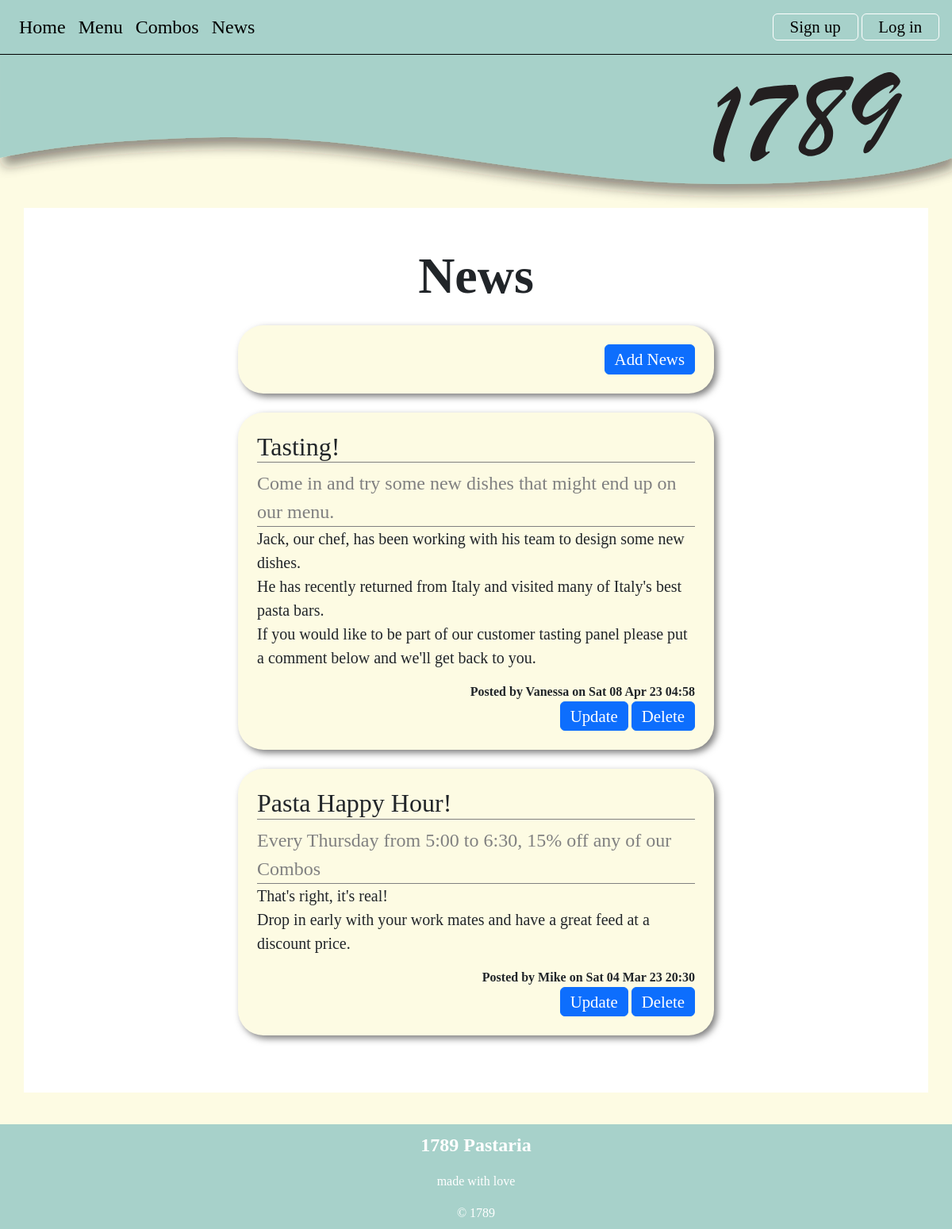
The app's page /news, older data.
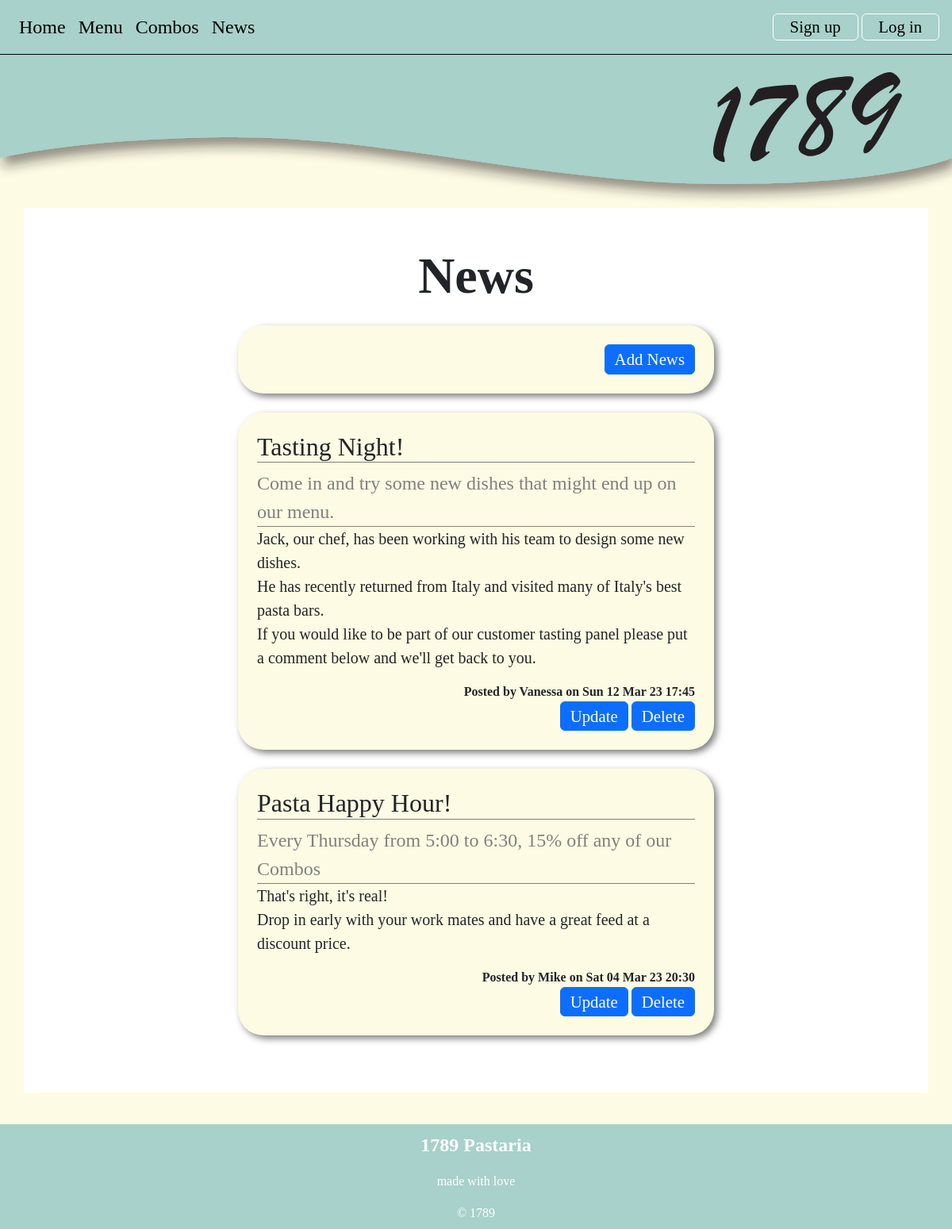
The same page, newer data.
### tables this page shows
CREATE TABLE news(
    news_id integer primary key autoincrement not null,
    title text not null unique,
    subtitle text not null unique,
    content text not null unique,
    newsdate date not null,
    member_id date not null,
    foreign key(member_id) references member(member_id)
);

CREATE TABLE member(
    member_id integer primary key autoincrement not null,
    name text not null unique,
    email text not null unique,
    password text not null,
    authorisation integer not null
);

### server.py (the view)
@app.route('/news')
def news():
    sql = """select news.news_id, news.title, news.subtitle, news.content, news.newsdate, member.name
      from news
      join member on news.member_id= member.member_id
      order by news.newsdate desc;
      """
    result = run_search_query_tuples(sql, (), db_path, True)
    print(result)
    return render_template("news.html", news=result)

### db_functions.py (called while the page is built)
def run_search_query_tuples(sql_query,values_tuple, file_path, rowfactory=False):
    result = None
    try:
        db = sqlite3.connect(file_path)
        if rowfactory:
            db.row_factory = sqlite3.Row
        cursor = db.cursor()
        cursor.execute(sql_query,values_tuple)
        result = cursor.fetchall()
        cursor.close()
    except sqlite3.Error as error:
        print("Error running search query tuples: {}".format(error))
        return None
    db.close()
    if result is None:
        print("No search values were found")
    return result

### server.py (called while the page is built)
@app.template_filter()
def news_date(sqlite_dt):
    x = datetime.strptime(sqlite_dt, '%Y-%m-%d %H:%M:%S')
    return x.strftime("%a %d %b %y %H:%M")

### templates/news.html (shortened to what this page needs)
{% extends "layout.html" %}
{% block banner %}
static/images/small_banner.svg
{% endblock %}
{% block content %}
<div class="container-lg py-sm-5 py-1">
     <h1> News</h1>
    <div class="news p-4 my-4 text-end">
        <a class="btn btn-primary" href="{{ url_for('news_cud', id=0, task='add') }}">Add News</a>
    </div>
    {% for row in news %}
    <div class="news p-4 my-4">
    <h2>{{row['title']}}</h2>
        <div class="subtitle"> {{ row['subtitle'] }} </div>
        <p class="news-text"> {{ row['content'] | replace("\n", "<br>") | safe }} </p>
        <div class="news-meta"> Posted by {{ row['name'] }} on {{row['newsdate'] | news_date }}</div>
        <div class="news-meta">
            <a class="btn btn-primary" href="{{ url_for('news_cud', id=row['news_id'], task='update') }}">Update</a>
            <a class="btn btn-primary" href="{{ url_for('news_cud', id=row['news_id'], task='delete') }}">Delete</a>
        </div>
    </div>
    {% endfor %}
</div>
{% endblock %}

### templates/layout.html (shortened to what this page needs)
<!DOCTYPE html>
<html lang="en">
<head>
<link href="https://cdn.jsdelivr.net/npm/bootstrap@5.2.3/dist/css/bootstrap.min.css" rel="stylesheet">
<link rel="stylesheet" href="static/styles.css">
</head>
<body>
 <div class="container-fluid">
     <nav class="navbar navbar-expand-lg px-3 py-2">
    <div class="collapse navbar-collapse" id="collapsibleNavbar">
      <ul class="navbar-nav">
        <li class="nav-item">
          <a class="nav-link" href="{{ url_for('index') }}">Home</a>
        </li>
        <li class="nav-item">
          <a class="nav-link" href="{{ url_for('menu') }}">Menu</a>
        </li>
        <li class="nav-item">
          <a class="nav-link" href="{{ url_for('combos') }}">Combos</a>
        </li>
        <li class="nav-item">
            <a class="nav-link" href="{{ url_for('news') }}">News</a>
        </li>
      </ul>
<div class="ms-auto">
     <a class="nav-link btn btn-outline" href="{{ url_for('signup') }}">Sign up</a>
    <a class="nav-link btn btn-outline" href="">Log in</a></div>
    </div>
</nav>
    <img class="img-fluid" src="{% block banner %}{% endblock %}">
</div>
{% block content %}
 {% endblock %}
<footer class="container-fluid footer-content">
        <p> 1789 Pastaria</p>
        <p>made with love</p>
        <div>&copy; 1789</div>
</footer>
</body>
</html>

### static/styles.css (style rules this page uses)
:root { --brand-paper: rgb(253,251,227); --brand-green: rgb(167,209,202); --brand-green-pale: rgb(223,237,224); }
body { font-family: 'Cormorant Garamond', serif; font-size: 100%; background-color: var(--brand-paper); margin:0; }
h1 { font-size: 4em; text-align: center; font-weight: 600; margin: 0; }
h2 { border-bottom: 1px solid gray; }
.container-fluid { border: 0px solid blue; padding:0; }
.container-lg { border: 0px solid pink; background-color: rgb(255,255,255); overflow: auto; margin-bottom: 2.5em; }
.subtitle { font-size: 1.5em; border-bottom: 1px solid gray; color: gray; }
.news { max-width: 600px; margin: auto; background-color: var(--brand-paper); border-radius: 2em; filter: drop-shadow(0.25em 0.25em 0.25em rgba(0,0,0,0.5)); }
.news-text { font-size: 1.25em; }
.news-meta { text-align: end; font-weight: bold; }
.footer-content { background-color: var(--brand-green); text-align: center; padding: 0.5em 0 0.5em 0; color:white; }
.footer-content p:first-child { font-weight: 600; font-size: 1.5em; }
.navbar { background-color: var(--brand-green); border-bottom: 1px solid black; }
.nav-link { font-size: 1.5em; color:black; }
nav .btn-outline { display: inline-block; }
.btn-outline { border: 1px solid white; padding: 0 1em; }
.btn { font-size: 1.3em; --bs-btn-padding-y:0.1em; }

Row changes from the older to the newer data that the page shows:
changed news "Come in and try some new dishes that might end up on our menu.": title "Tasting!" → "Tasting Night!"; newsdate|news_date "Sat 08 Apr 23 04:58" → "Sun 12 Mar 23 17:45"
